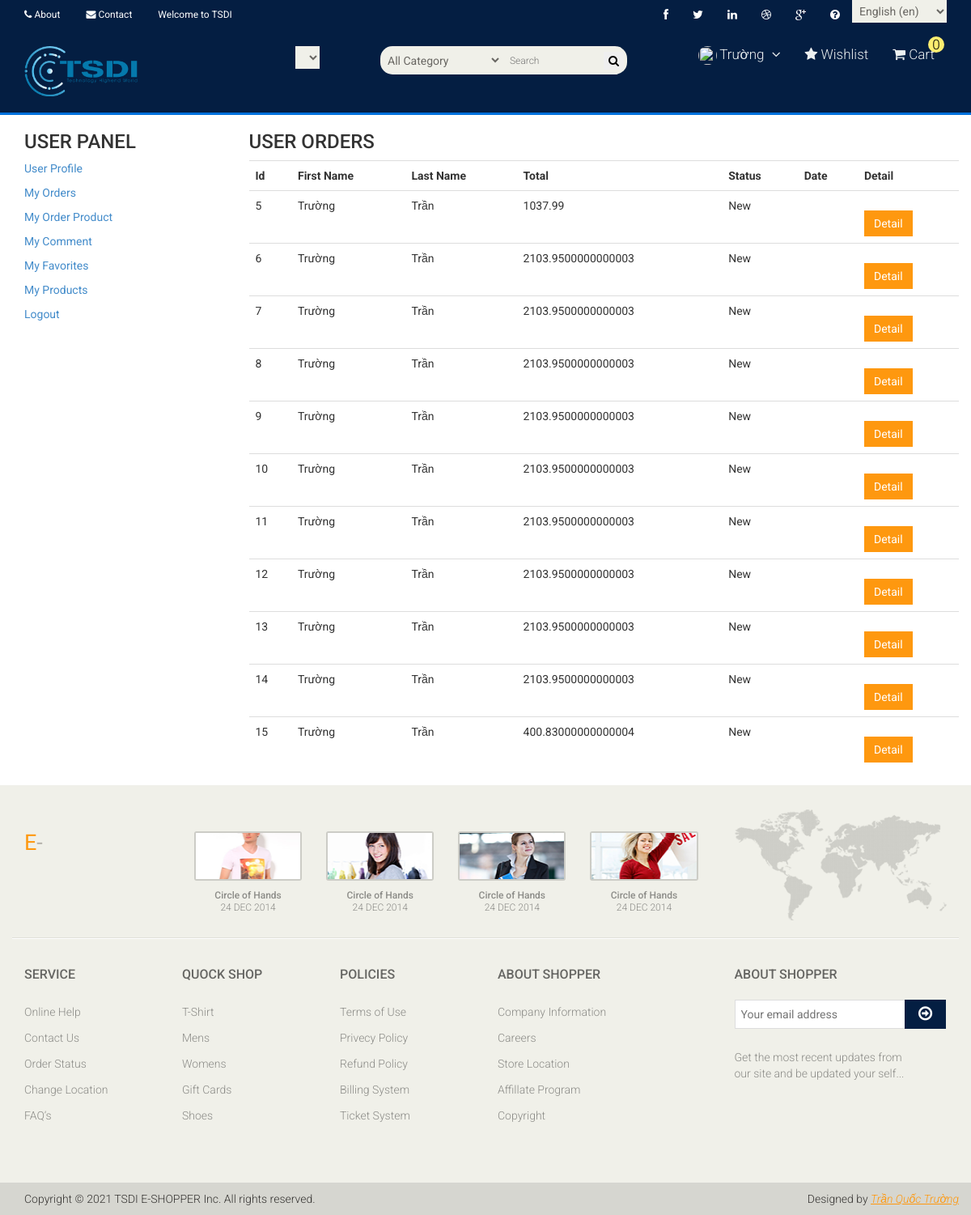
Screenshot of /user/orders/ (signed in) with the database file from the repository.
### order/models.py (models this page shows, shortened)
class Order(models.Model):
    STATUS = (
        ('New', 'New'),
        ('Accepted', 'Accepted'),
        ('Preaparing', 'Preaparing'),
        ('OnShipping', 'OnShipping'),
        ('Completed', 'Completed'),
        ('Canceled', 'Canceled'),
    )
    user = models.ForeignKey(User, on_delete=models.SET_NULL, null=True)
    code = models.CharField(max_length=5, editable=False )
    first_name = models.CharField(max_length=10)
    last_name = models.CharField(max_length=10)
    phone = models.CharField(blank=True, max_length=20)
    address = models.CharField(blank=True, max_length=150)
    city = models.CharField(blank=True, max_length=20)
    country = models.CharField(blank=True, max_length=20)
    total = models.FloatField()
    status=models.CharField(max_length=10,choices=STATUS,default='New')
    ip = models.CharField(blank=True, max_length=20)
    adminnote = models.CharField(blank=True, max_length=100)
    created_at=models.DateTimeField(auto_now_add=True)
    updated_at=models.DateTimeField(auto_now=True)

### user/views.py (the view)
# urls.py: path('orders/', user_orders, name='user_orders'),
@login_required(login_url='/user/login') # Check login
def user_orders(request):
    current_user = request.user
    orders=Order.objects.filter(user_id=current_user.id)
    context = {#'category': category,
               'orders': orders,
               }
    return render(request, 'user_orders.html', context)

### home/templatetags/poll_extras.py (called while the page is built)
@register.simple_tag
def categorylist():
    return Category.objects.all()

@register.simple_tag
def shopcartcount(userid):
    count = ShopCart.objects.filter(user_id=userid).count()
    return count

### user/templates/user_orders.html (shortened to what this page needs)
{% extends 'base.html' %}
{% load static %}
{% block content %}
    <div class="container">
        <div class="row">
            <div class="col-sm-3">
                <h3>USER PANEL</h3>
                <p><a href="{% url 'userprofile' %}">User Profile</a></p>
                <p><a href="{% url 'user_orders' %}">My Orders</a></p>
                <p><a href="{% url 'user_order_product' %}">My Order Product</a></p>
                <p><a href="{% url 'user_comments' %}">My Comment</a></p>
                <p><a href="#">My Favorites</a></p>
                <p><a href="#">My Products</a></p>
                <p><a href="{% url 'logout' %}">Logout</a></p>
            </div>
            <div class="col-sm-9">
                <div class="row profile">
                    <h3/>USER ORDERS</h3>
                    <table class="shopping-cart-table table">
                            <tr>
                                <th class="text-left">Id </th>
                                <th class="text-left">First Name </th>
                                <th class="text-left">Last Name </th>
                                <th class="text-left">Total </th>
                                <th class="text-left">Status </th>
                                <th class="text-left">Date </th>
                                <th class="text-left">Detail </th>
                            </tr>
                            {% for rs in orders %}
                                <tr>
                                    <td class="text-left">{{ rs.id}} </td>
                                    <td class="text-left">{{ rs.first_name}} </td>
                                    <td class="text-left">{{ rs.last_name}} </td>
                                    <td class="text-left">{{ rs.total}} </td>
                                    <td class="text-left">{{ rs.status}} </td>
                                    <td class="text-left">{{ rs.create_at}} </td>
                                    <td class="text-left"><a class="btn btn-primary" href="/user/orderdetail/{{ rs.id }}"> Detail </a></td>
                                </tr>
                            {% endfor %}
                        </table>
                </div>
            </div>
        </div>
    </div>
{% endblock %}

### home/templates/header.html (shortened to what this page needs)
{% load static %}
{% load i18n %}
<header id="header" class="sticky-top">
    <div class="header_top">
        <div class="container">
            <div class="row">
                <div class="col-sm-6">
                    <div class="contactinfo">
                        <ul class="nav nav-pills">
                            <li><a href="{% url 'about' %}"><i class="fa fa-phone"></i> {% trans "About" %}</a></li>
                            <li><a href="{% url 'contact' %}"><i class="fa fa-envelope"></i> {% trans "Contact" %} </a></li>
                            <li><a href="#">{% trans "Welcome to TSDI" %}</a></li>
                        </ul>
                    </div>
                </div>
                <div class="col-sm-6">
                    <div class="social-icons pull-right">
                        <ul class="nav navbar-nav">
                            <li><a href="#"><i class="fa fa-facebook"></i></a></li>
                            <li><a href="#"><i class="fa fa-twitter"></i></a></li>
                            <li><a href="#"><i class="fa fa-linkedin"></i></a></li>
                            <li><a href="#"><i class="fa fa-dribbble"></i></a></li>
                            <li><a href="#"><i class="fa fa-google-plus"></i></a></li>
                            <li><a href="{% url 'faq' %}"><i class="fa fa-question-circle" aria-hidden="true"></i></a></li>
                            <li>
                                <form action="{% url 'selectlanguage' %}" method="post">{% csrf_token %}
                                    <select name="language" onchange="submit()" >
                                        {% get_current_language as LANGUAGE_CODE %}
                                        {% get_available_languages as LANGUAGES %}
                                        {% get_language_info_list for LANGUAGES as languages %}
                                        {% for language in languages %}
                                            <option value="{{ language.code }}"{% if language.code == LANGUAGE_CODE %} selected{% endif %}>
                                                {{ language.name_local }} ({{ language.code }})
                                            </option>
                                        {% endfor %}
                                    </select>
                                </form>
                            </li>
                        </ul>
                    </div>
                </div>
            </div>
        </div>
    </div>
    <div class="header-middle">
        <div class="container">
            <div class="row">
                <div class="col-sm-4">
                    <div class="logo pull-left">
                        <a href="{% url 'home' %}"><img src="{% static 'images/home/logo.png' %}" alt="" width="140"/></a>
                    </div>
                    <div class="btn-group pull-right">
                        <div class="btn-group">
                            <form id="currency_switcher" method="POST" action="{% url 'selectcurrency' %}">
                            <select name="currency" onchange="submit()" >
                            </select>
                        </form>
                        </div>
                    </div>
                </div>
                <div class="col-sm-4">
                        <div class="search_box pull-right">
                            <form action="/search/" method="post">
                                <input type="text" name="query" placeholder="Search" class="input search-input"/>
                                <select name="catid" class="input search-categories">
                                    <option value="0" selected>All Category </option>
                                    {% load poll_extras %}
                                </select>
                                <button class="search-btn"><i class="fa fa-search"></i></button>
                            </form>
                        </div>
                </div>
                    <div class="pull-right mainmenu ">
                        <ul class="nav navbar-nav">
                            {% if user.id is not None %}
                            <li class="dropdown">
                                <a href="#">
                                    <img src="{{request.session.userimage}}" alt="" style="height:23px; width:23px; border-radius:12px">
                                    {{user.first_name}} <i class="fa fa-angle-down"></i>
                                </a>
                            </li>
                            {% else %}
                            <li><a href="{% url 'signup' %}"><i class="fa fa-user"></i> {% trans "Sign up" %}</a></li>
                            <li><a href="{% url 'login' %}"><i class="fa fa-lock"></i> {% trans "Login" %}</a></li>
                            {% endif %}
                            <li><a href="#"><i class="fa fa-star"></i> {% trans "Wishlist" %}</a></li>
                            <li>
                                <a href="{% url 'shopcart' %}">
                                    <i class="fa fa-shopping-cart"></i> {% trans "Cart" %}
                                    {% load poll_extras %}
                                    {% shopcartcount user.id as count %}
                                    <span class="qty"> {{count}}</span>
                                </a>
                            </li>
                        </ul>
                    </div>
                </div>
            </div>
        </div>
    <div class="header-bottom">
    </div>
</header>

### static/css/main.css (style rules this page uses)
.qty { height: 20px; line-height: 20px; position: absolute; right: -12px; top: -12px; width: 20px; background: #fced70; border-radius: 16px; white-space: nowrap; color: #000; text-align: center; }
select.input.search-categories { float: left; position: absolute; height: 35px; right: 170px; width: 150px; border-top-left-radius:15px; border-bottom-left-radius:15px; }
.sticky-top { position: -webkit-sticky; position: sticky; top: 0; z-index: 1020; }
button.search-btn { position: absolute; border: navajowhite; right: 19px; top: 7px; }
body { font-family: 'Roboto', sans-serif; background:; position: relative; font-weight:400px; }
ul li { list-style: none; }
a { -webkit-transition: 300ms; -moz-transition: 300ms; -o-transition: 300ms; transition: 300ms; }
h1, h2, h3, h4, h5, h6 { font-family: 'Roboto', sans-serif; }
.header_top { background: none repeat scroll 0 0 #041e42; }
.contactinfo ul li:first-child { margin-left: -15px; }
.contactinfo ul li a { font-size: 12px; color: white; font-family: 'Roboto', sans-serif; }
.social-icons ul li a { border: 0 none; border-radius: 0; color: white; padding:0px; }
.social-icons ul li { display:inline-block; }
.social-icons ul li a i { padding: 11px 15px; transition: all 0.9s ease 0s; -moz-transition: all 0.9s ease 0s; -webkit-transition: all 0.9s ease 0s; -o-transition: all 0.9s ease 0s; }
.header-middle { background:#041e42; }
.header-middle .container .row { margin-left: 0; margin-right: 0; padding-bottom: 20px; padding-top: 20px; }
.header-middle .container .row .col-sm-4 { padding-left: 0; }
.header-bottom { padding-bottom: 0px; padding-top: 3px; background:#0071DC; }
.mainmenu ul li { padding-right: 15px; padding-left: 15px; }
.mainmenu ul li:first-child { padding-left: 0px; }
.mainmenu ul li a { color: #ecf0f1; font-family: 'Roboto', sans-serif; font-size: 17px; font-weight: 300; padding: 0; padding-bottom: 10px; }
.search_box input { background: #F0F0E9; border: medium none; color: #B2B2B2; font-family: 'roboto'; font-size: 12px; font-weight: 300; height: 35px; outline: medium none; padding-left: 10px; width: 155px; background-image: url(../images/home/searchicon.png); background-repeat: no-repeat; background-position: 130px; border-top-right-radius:15px; border-bottom-right-radius:15px; }
.fa-angle-down { padding-left: 5px; }
.user_info input, select, textarea { background: #F0F0E9; border:0; color: #696763; padding: 5px; width: 100%; border-radius: 0; resize: none }
.btn.btn-primary { background:#FE980F; border: 0 none; border-radius: 0; margin-top: 16px; }

### rows the page displays
Order: id "5", first_name "Trường", last_name "Trần", total "1037.99", status "New"
Order: id "6", first_name "Trường", last_name "Trần", total "2103.9500000000003", status "New"
Order: id "7", first_name "Trường", last_name "Trần", total "2103.9500000000003", status "New"
Order: id "8", first_name "Trường", last_name "Trần", total "2103.9500000000003", status "New"
Order: id "9", first_name "Trường", last_name "Trần", total "2103.9500000000003", status "New"
Order: id "10", first_name "Trường", last_name "Trần", total "2103.9500000000003", status "New"
Order: id "11", first_name "Trường", last_name "Trần", total "2103.9500000000003", status "New"
Order: id "12", first_name "Trường", last_name "Trần", total "2103.9500000000003", status "New"
Order: id "13", first_name "Trường", last_name "Trần", total "2103.9500000000003", status "New"
Order: id "14", first_name "Trường", last_name "Trần", total "2103.9500000000003", status "New"
Order: id "15", first_name "Trường", last_name "Trần", total "400.83000000000004", status "New"

### other values shown
{{ user.first_name }} "Trường"
{{ count }} "0"
form field language "English (en)"
